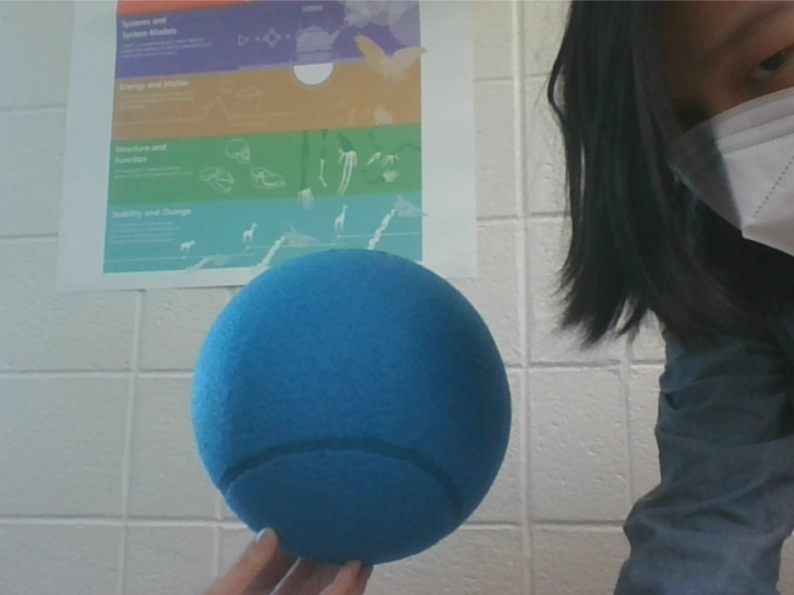
#> input picture 1.png, 794 x 595 px, given in place of the camera
$ python line_detector.py
#> lines starting #> are read from the running program, lines starting #| are printed output that depends on the picture; after the words box and inside, x2 and y2 are one past the last pixel; in counts of white or black regions, pixels touching at a corner belong together
#> further down, frame is the input picture: shape (595, 794, 3); mean B, G, R 123.2, 119.7, 104.4
from turtle import pensize
import numpy as np
import math
import cv2 as cv
import json
# from find_parallel_lines import find_parallel_lines


source = 0 #0 is native, 1 is external webcam
camera = cv.VideoCapture(source, cv.CAP_DSHOW)
camera.set(cv.CAP_PROP_EXPOSURE, -7) # change to -1 for internal camera, -7 for FISHEYE, -4 for Microsoft hd3000

MIN_AREA = 500

# [24 lines left out: functions sobel_edge, laplace_edge, not called in this run]

def isRect(cnt, approx, ar):
    return len(approx) == 4  and cv.contourArea(cnt) > MIN_AREA and  (0.3 <= ar <= 1.7)

def maskColor(frame):
    gray = cv.cvtColor(frame, cv.COLOR_BGR2GRAY)
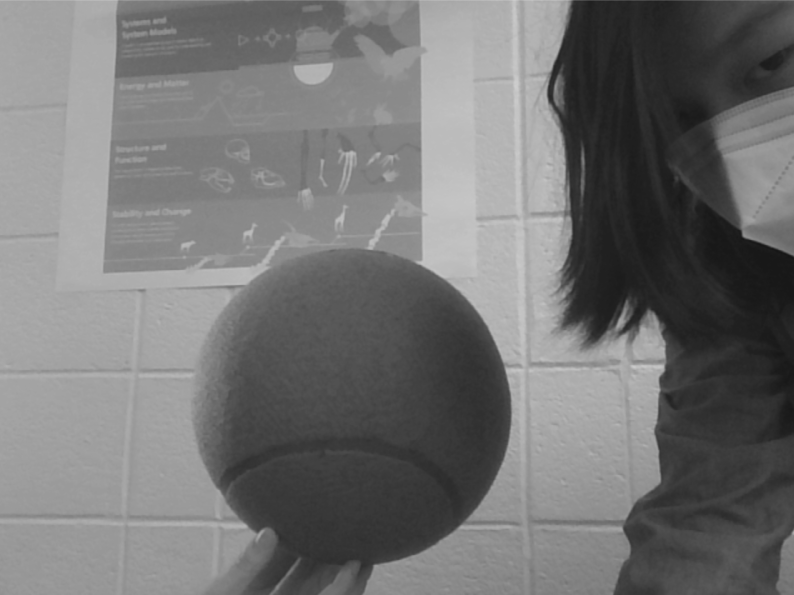
#> gray: shape (595, 794); min 21, max 206, mean 115.6
    blurred = cv.GaussianBlur(gray, (5,5), 3)
    ret, thresh = cv.threshold(blurred, 45, 255, cv.THRESH_BINARY_INV)
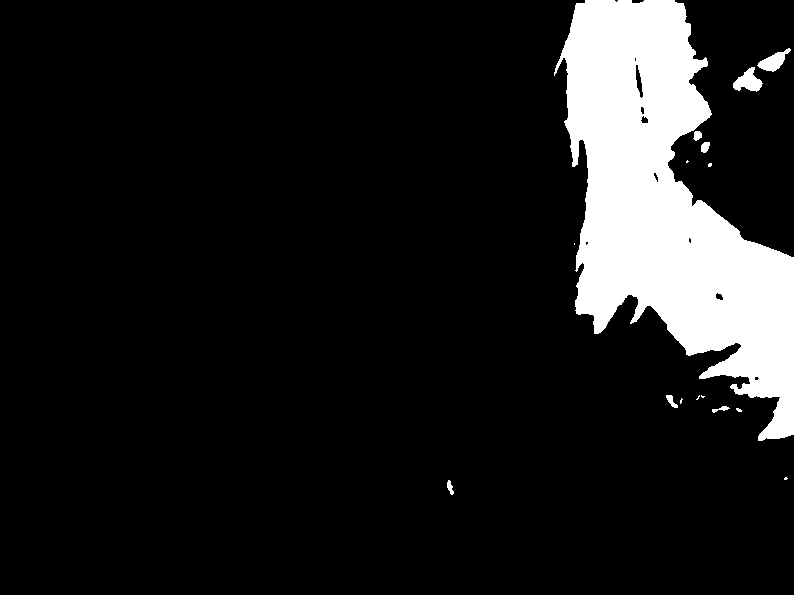
#> thresh: shape (595, 794); 11.4% white; 16 white regions (8 under 20 px), largest, box (x1, y1, x2, y2) and area: (554, 0, 794, 441) 52898, (733, 67, 763, 92) 417, (757, 48, 791, 72) 370
    thresh = cv.morphologyEx(thresh, cv.MORPH_CLOSE, (13,13))
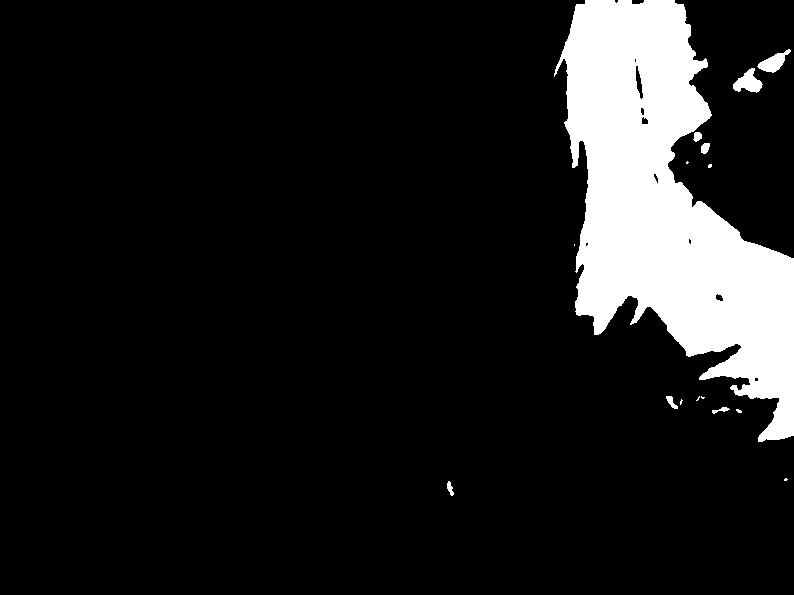
#> thresh: shape (595, 794); 11.5% white; 16 white regions (8 under 20 px)
    # thresh = cv.cvtColor(thresh, cv.COLOR_GRAY2BGR)
    return thresh

def findRect(frame, output):

    contours, _ = cv.findContours(frame, cv.RETR_EXTERNAL, cv.CHAIN_APPROX_SIMPLE)
#> contours = 16 contours, 8 with area under 20; largest, box (x1, y1, x2, y2) and area: (554, 0, 794, 442) 52426, (733, 68, 763, 93) 376, (757, 49, 791, 73) 331, (701, 143, 710, 154) 62, (666, 396, 678, 409) 57, (693, 132, 702, 142) 52, (447, 481, 454, 496) 44, (712, 407, 730, 414) 36
    angles = []

    for(index, contour) in enumerate(contours):
        peri = cv.arcLength(contour, True)
        approx = cv.approxPolyDP(contour, 0.01 * peri, True)
        x,y,w,h = cv.boundingRect(approx)
        aspect_ratio = w / h

        if isRect(contour, approx, aspect_ratio):
            rect = cv.minAreaRect(contour)
            box = cv.boxPoints(rect)
            box = np.int0(box)
            # cv.drawContours(output, [box], 0, (0, 255, 0), 2)
            p1, p2 = get_longest_line(box)
            cv.line(output, p1, p2, (255, 255, 255), 3)
            ang = get_angle(p1, p2)
            angles.append(ang)
            cv.putText(output, f"{str(ang)} degrees", (int(x), int(y-10)), cv.FONT_HERSHEY_SIMPLEX, 0.5, (255, 255,255))
#> this loop made 16 passes
#> (peri, x, y, w, h, aspect_ratio) on passes 1, 2, 3, 4, 5, 6, 7, 8, 10, 11, 12, 13: (34.97, 447, 481, 7, 15, 0.467), (8.24, 784, 478, 4, 3, 1.33), (13.66, 736, 409, 6, 4, 1.5), (40.97, 712, 407, 18, 7, 2.57), (11.66, 680, 399, 3, 6, 0.5), (8.24, 701, 396, 4, 3, 1.33), (11.07, 696, 396, 4, 5, 0.8), (38.97, 666, 396, 12, 13, 0.923), (10.83, 708, 164, 4, 4, 1), (6.24, 686, 161, 3, 3, 1), (31.31, 701, 143, 9, 11, 0.818), (28.73, 693, 132, 9, 10, 0.9)
#> (peri, approx, x, y, w, h, aspect_ratio) on pass 9: (2, [[574, 244], [574, 245]], 574, 244, 1, 2, 0.5)
#> after the loop, angles = []

# [15 lines left out: functions get_longest_line, get_midpoint, not called in this run]

def get_distance(p1, p2):
    return math.sqrt(math.pow(p1[0] - p2[0], 2) + math.pow(p1[1] - p2[1], 2))

# [7 lines left out: function get_angle, not called in this run]


def detect_line(frame, get_data = False):
    masked_frame = maskColor(frame)

    angles = findRect(masked_frame, frame)

    if get_data:
        print(angles)
        return angles
    else:
        return frame


if __name__ == "__main__":
    while True:
        _, frame = camera.read()
        output = detect_line(frame)
        cv.imshow("fraem", output)
        if cv.waitKey(1) == ord('q'):
#> (key q is pressed here)
            break

# [13 lines of commented-out code are left out]

$ run again, on 2.png
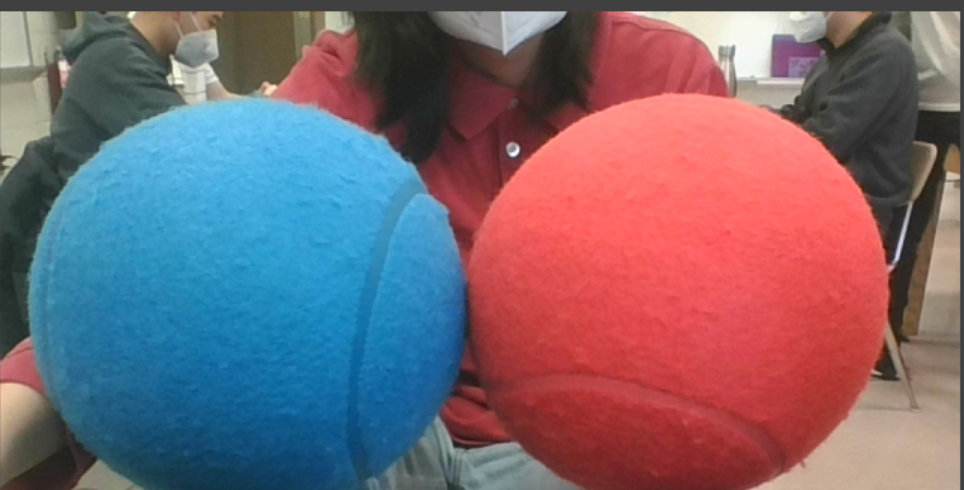
#> input picture 2.png, 964 x 490 px, given in place of the camera
#> frame is the input picture: shape (490, 964, 3); mean B, G, R 113.8, 103.2, 122.1
#> in maskColor, `gray = cv.cvtColor(frame, cv.COLOR_BGR2GRAY)`:
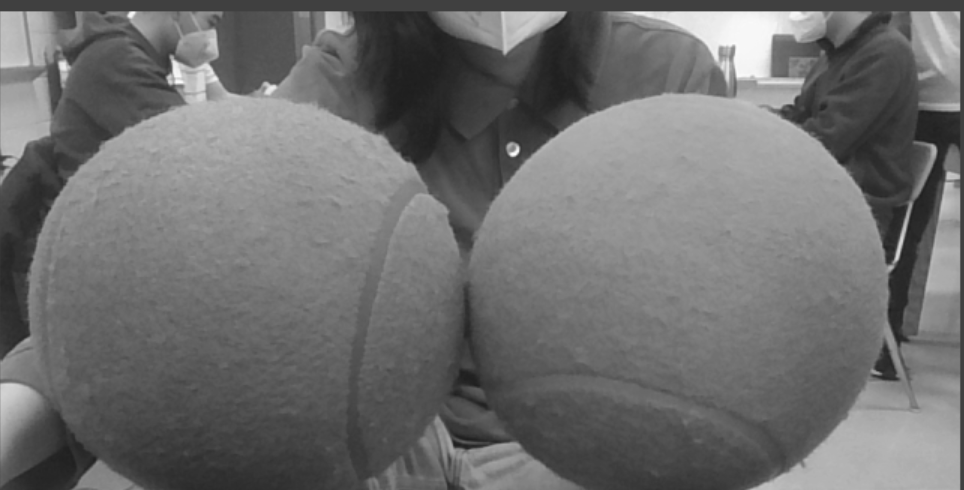
#> gray: shape (490, 964); min 28, max 250, mean 110.1
#> in maskColor, `thresh = cv.morphologyEx(thresh, cv.MORPH_CLOSE, (13,13))`:
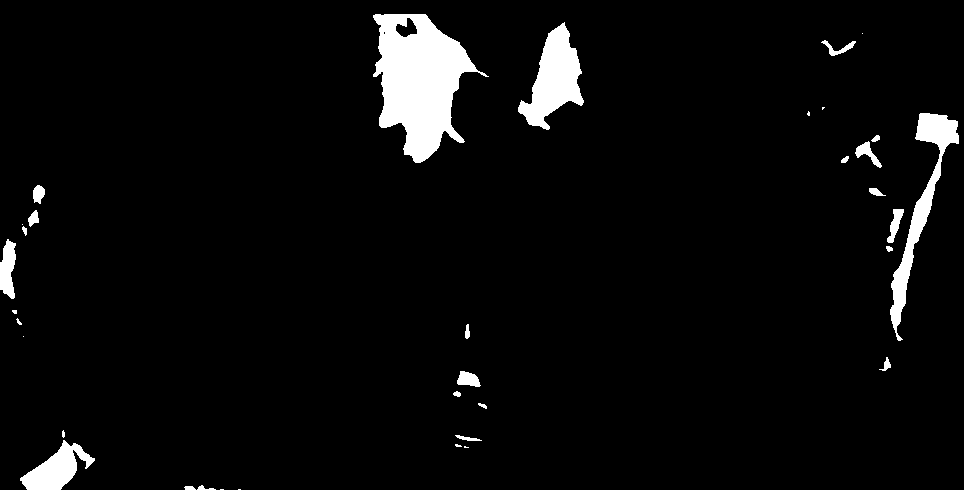
#> thresh: shape (490, 964); 4.3% white; 35 white regions (11 under 20 px)
#> contours = 35 contours, 13 with area under 20; largest, box (x1, y1, x2, y2) and area: (373, 14, 489, 163) 9448, (518, 22, 584, 130) 3354, (890, 113, 959, 341) 2932, (20, 440, 95, 490) 1678, (0, 239, 16, 299) 611
#> the loop in findRect, `for(index, contour) in enumerate(contours):` made 35 passes
#> (peri, x, y, w, h, aspect_ratio) on passes 3 to 10: (25.07, 184, 486, 12, 4, 3), (41.31, 197, 485, 19, 5, 3.8), (9.41, 464, 446, 5, 2, 2.5), (14.24, 455, 444, 7, 3, 2.33), (243.2, 20, 440, 75, 50, 1.5), (56.14, 455, 435, 27, 6, 4.5), (15.66, 62, 430, 3, 8, 0.375), (21.9, 478, 403, 9, 6, 1.5)
#> after the loop in findRect, `for(index, contour) in enumerate(contours):`: angles = []

$ run again, on 3.png
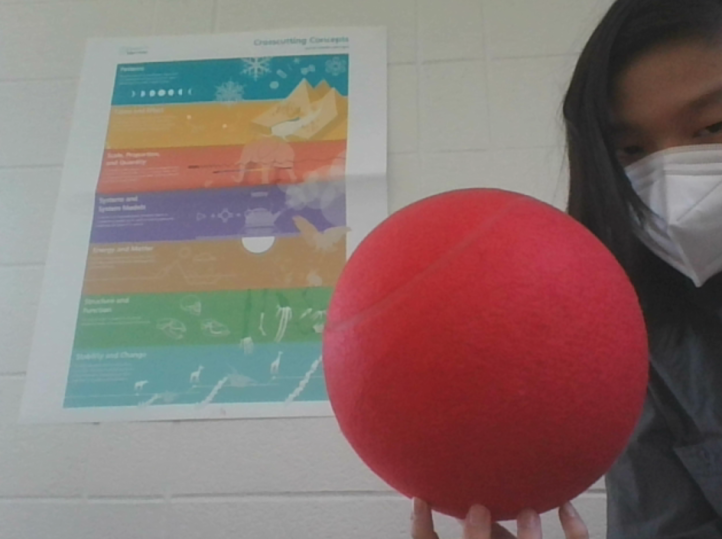
#> input picture 3.png, 722 x 539 px, given in place of the camera
#> frame is the input picture: shape (539, 722, 3); mean B, G, R 110.6, 113.6, 134.1
#> in maskColor, `gray = cv.cvtColor(frame, cv.COLOR_BGR2GRAY)`:
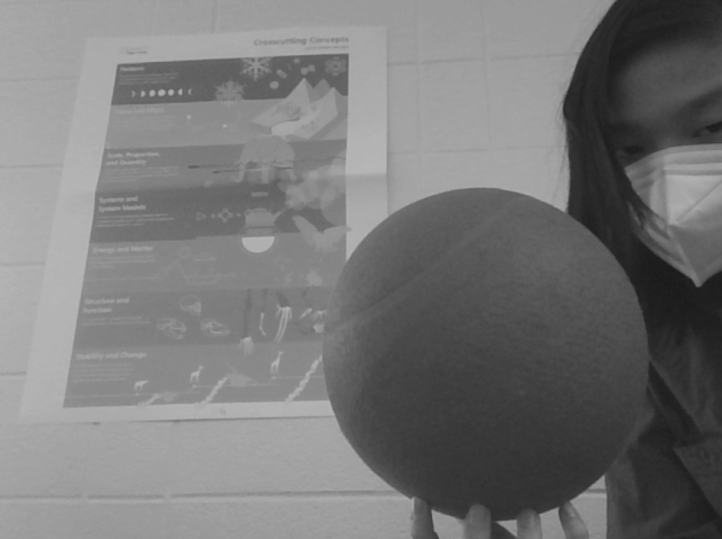
#> gray: shape (539, 722); min 25, max 184, mean 119.4
#> in maskColor, `thresh = cv.morphologyEx(thresh, cv.MORPH_CLOSE, (13,13))`:
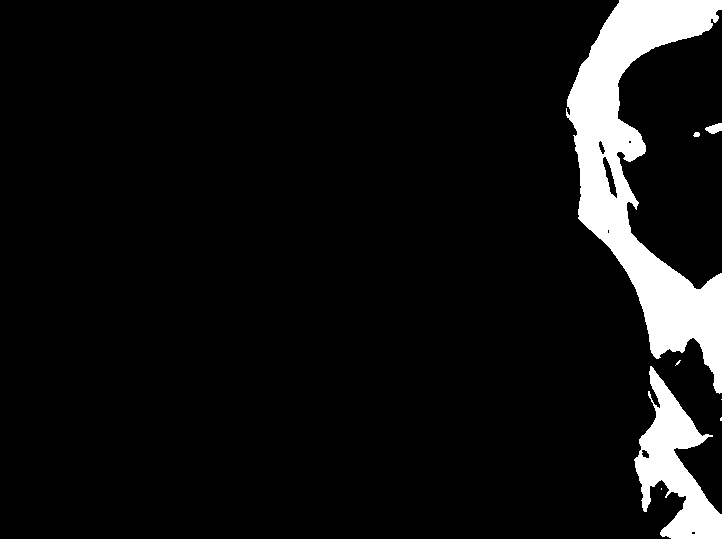
#> thresh: shape (539, 722); 7.4% white; 8 white regions (4 under 20 px)
#> contours = 8 contours, 5 with area under 20; largest, box (x1, y1, x2, y2) and area: (566, 0, 722, 394) 21789, (634, 366, 722, 539) 6436, (705, 123, 722, 134) 102
#> the loop in findRect, `for(index, contour) in enumerate(contours):` made 8 passes
#> (peri, x, y, w, h, aspect_ratio) on passes 3 to 8: (0, 721, 399, 1, 1, 1), (681.6, 634, 366, 88, 173, 0.509), (15.31, 675, 360, 6, 6, 1), (17.07, 693, 132, 7, 5, 1.4), (44.97, 705, 123, 17, 11, 1.55), (1330.8, 567, 0, 155, 394, 0.393)
#> after the loop in findRect, `for(index, contour) in enumerate(contours):`: angles = []

$ run again, on 4.png
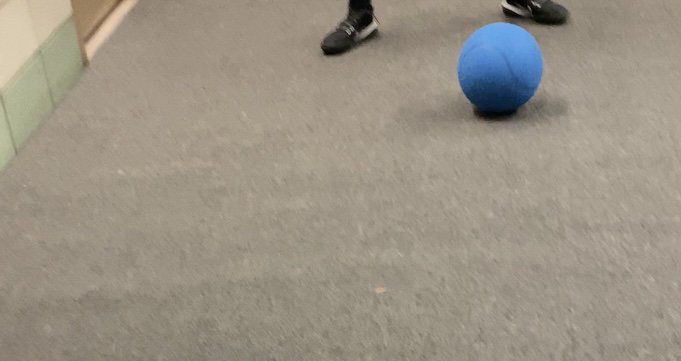
#> input picture 4.png, 681 x 361 px, given in place of the camera
#> frame is the input picture: shape (361, 681, 3); mean B, G, R 132.9, 146.8, 155
#> in maskColor, `ret, thresh = cv.threshold(blurred, 45, 255, cv.THRESH_BINARY_INV)`:
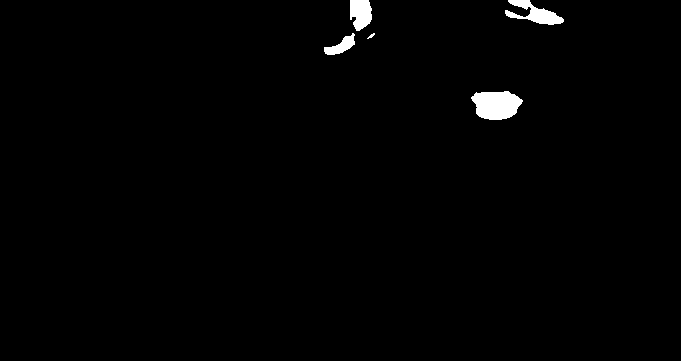
#> thresh: shape (361, 681); 1.1% white; 5 white regions, box (x1, y1, x2, y2) and area: (471, 91, 523, 120) 1133, (505, 0, 564, 25) 678, (350, 0, 372, 31) 542, (324, 33, 355, 55) 318, (367, 33, 375, 39) 20
#> in maskColor, `thresh = cv.morphologyEx(thresh, cv.MORPH_CLOSE, (13,13))`:
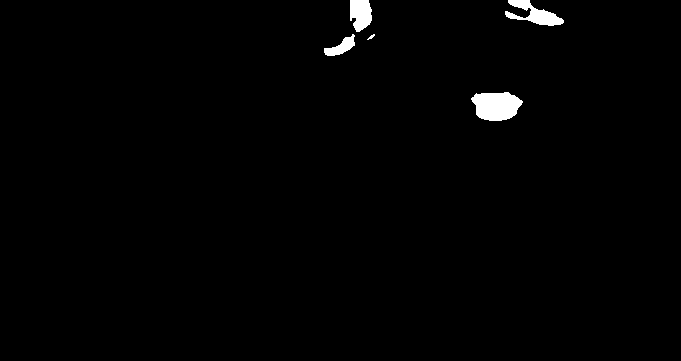
#> thresh: shape (361, 681); 1.1% white; 5 white regions
#> contours = 5 contours, 1 with area under 20; largest, box (x1, y1, x2, y2) and area: (471, 92, 523, 121) 1073, (505, 0, 564, 26) 610, (350, 0, 372, 32) 512, (324, 34, 355, 56) 278
#> the loop in findRect, `for(index, contour) in enumerate(contours):` made 5 passes
#> (peri, x, y, w, h, aspect_ratio) on passes 1 to 5: (136.6, 471, 92, 52, 29, 1.79), (18.73, 367, 34, 8, 6, 1.33), (88.77, 324, 34, 31, 22, 1.41), (201.8, 505, 0, 59, 26, 2.27), (105.1, 350, 0, 22, 32, 0.688)
#> after the loop in findRect, `for(index, contour) in enumerate(contours):`: angles = []
